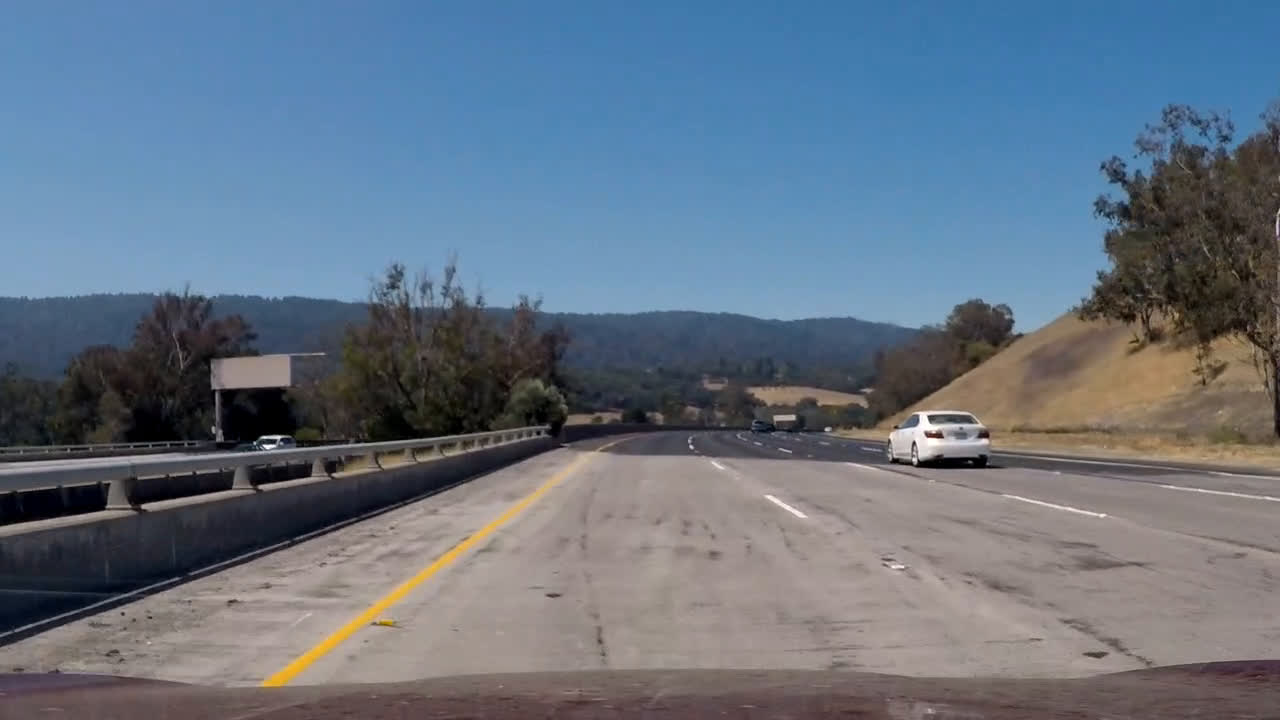
#> input picture test_images/test7.jpg, 1280 x 720 px; its folder holds only this picture in this run
$ jupyter execute --allow-errors CarND-Advanced-Lane-Lines.ipynb   (shell and % lines are left out)   (Python 2 division)   (older library calls are emulated)
#> lines starting #> are read from the running program, lines starting #| are printed output that depends on the picture
[cell 1]
import glob
import pickle

import cv2
import matplotlib.pyplot as plt
import matplotlib.image as mpimg
import numpy as np

# Transform

[cell 2]
# [10 lines left out: function draw_lines, not called in this run]

[cell 3]
# x2-x1/y2-y1 = x2-x3/y2-y3
def get_x3(x1, x2, y1, y2, y3):
    x3 = x2-(((x2-x1)/(y2-y1))*(y2-y3))
    return x3

[cell 4]
straight_lines_images = glob.glob('test_images/straight_lines*.jpg')
images = glob.glob('test_images/test*.jpg')

transform_pickle_path = 'wide_transform_pickle.p'

dist_pickle_path = 'wide_dist_pickle.p'
with open(dist_pickle_path, mode='rb') as f:
#> (reads wide_dist_pickle.p from the repository)
    dist_pickle = pickle.load(f)

mtx, dist = dist_pickle['mtx'], dist_pickle['dist']

[cell 5]
y1 = 700
y2 = 465
y3 = 450

left_x1 = 220
left_x2 = 573
left_x3 = get_x3(left_x1, left_x2, y1, y2, y3)

right_x1 = 1060
right_x2 = 710
right_x3 = get_x3(right_x1, right_x2, y1, y2, y3)

# source points for perspective transform
src_pt1 = [left_x3, y3]
src_pt2 = [right_x3, y3]
src_pt3 = [right_x1, y1]
src_pt4 = [left_x1, y1]
src = np.float32([src_pt1, src_pt2, src_pt3, src_pt4])

# distination points for perspective transform
dst_pt1 = [300, 0]
dst_pt2 = [1000, 0]
dst_pt3 = [1000, 720]
dst_pt4 = [300, 720]
dst = np.float32([dst_pt1, dst_pt2, dst_pt3, dst_pt4])

M = cv2.getPerspectiveTransform(src, dst)    # transform matrix used to transfrom the image to bird's eye view
Minv = cv2.getPerspectiveTransform(dst, src) # transform matrix used to transfrom the image from bird's eye view

[cell 6]
fig = plt.figure(figsize=(10, 15))

for idx, fname in enumerate(straight_lines_images):
    img = mpimg.imread(fname)
    img = cv2.undistort(img, mtx, dist, None, mtx)

    sub1 = plt.subplot(len(images), 2, (idx*2)+1)
    sub1.imshow(img)
    sub1.set_xticks(())
    sub1.set_yticks(())
    if idx == 0:
        sub1.set_title('Original Images')


    sub2 = plt.subplot(len(images), 2, (idx*2)+2)
    draw_lines(img, src)
    sub2.imshow(img)
    sub2.set_xticks(())
    sub2.set_yticks(())
    if idx == 0:
        sub2.set_title('original with source points')


fig.tight_layout()
plt.show()

[cell 7]
fig = plt.figure(figsize=(10, 15))


for idx, fname in enumerate(straight_lines_images):
    img = mpimg.imread(fname)
    img = cv2.undistort(img, mtx, dist, None, mtx)

    sub1 = plt.subplot(len(images), 2, (idx*2)+1)
    draw_lines(img, src)
    sub1.imshow(img)
    sub1.set_xticks(())
    sub1.set_yticks(())
    if idx == 0:
        sub1.set_title('Original images with source points')

    # get transformed images
    img_size = img.shape[1::-1]
    warped = cv2.warpPerspective(img, M, img_size, flags=cv2.INTER_LINEAR)

    sub2 = plt.subplot(len(images), 2, (idx*2)+2)
    draw_lines(warped, dst)
    sub2.imshow(warped)
    sub2.set_xticks(())
    sub2.set_yticks(())
    if idx == 0:
        sub2.set_title('Transformed images with destination points')

fig.tight_layout()
plt.show()

[cell 8]
# test the transformation on test images
fig = plt.figure(figsize=(10, 15))

for idx, fname in enumerate(images):
    img = mpimg.imread(fname)
#> img is the input picture: shape (720, 1280, 3); mean R, G, B 101.5, 115.2, 130.7
    img = cv2.undistort(img, mtx, dist, None, mtx)
    img_size = img.shape[1::-1]

    sub1 = plt.subplot(len(images), 2, (idx*2)+1)
    sub1.imshow(img, cmap='gray')
    sub1.set_xticks(())
    sub1.set_yticks(())
    if idx == 0:
        sub1.set_title('Images in normal view')

    warped = cv2.warpPerspective(img, M, img_size, flags=cv2.INTER_LINEAR)

    sub2 = plt.subplot(len(images), 2, (idx*2)+2)
    sub2.imshow(warped, cmap='gray')
    sub2.set_xticks(())
    sub2.set_yticks(())
    if idx == 0:
        sub2.set_title('Images in bird\'s eye view')


fig.tight_layout()
plt.show()

# Threshold

[cell 9]
# get thresholded images
def pipeline(img, l_thresh=(170, 180), s1_thresh=(70, 250), s2_thresh=(175, 250), sx_thresh=(20, 100), gray=True):
#> called with l_thresh = (170, 180), s1_thresh = (70, 250), s2_thresh = (175, 250), sx_thresh = (20, 100), gray = False
    img = np.copy(img)
    # Convert to HSV color space and separate the V channel
    hsv = cv2.cvtColor(img, cv2.COLOR_RGB2HLS).astype(np.float)
    l_channel = hsv[:,:,1]
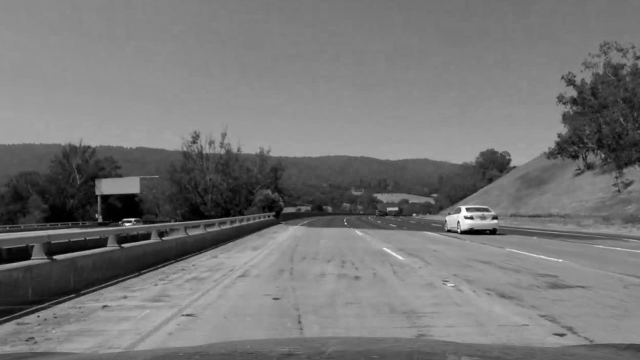
#> l_channel: shape (720, 1280) float64 (shown at 1/2 size); min 0, max 254, mean 117.7
    s_channel = hsv[:,:,2]
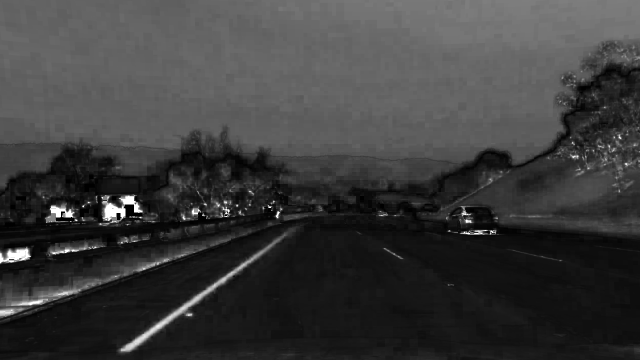
#> s_channel: shape (720, 1280) float64 (shown at 1/2 size); min 0, max 255, mean 59.6

    # Sobel x
    sobelx = cv2.Sobel(l_channel, cv2.CV_64F, 1, 0) # Take the derivative in x
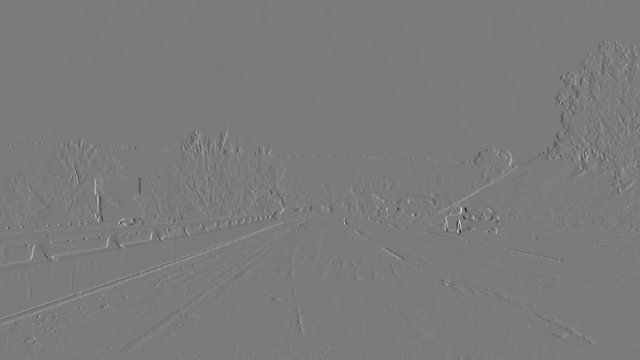
#> sobelx: shape (720, 1280) float64 (shown at 1/2 size); min -593, max 631, mean 0; drawn with min black and max white
    abs_sobelx = np.absolute(sobelx) # Absolute x derivative to accentuate lines away from horizontal
    scaled_sobel = np.uint8(255*abs_sobelx/np.max(abs_sobelx))

    # Threshold on x gradient
    sxbinary = np.zeros_like(scaled_sobel)
    sxbinary[(scaled_sobel >= sx_thresh[0]) & (scaled_sobel <= sx_thresh[1])] = 1

    # Threshold on s channel
    s_binary = np.zeros_like(s_channel)
    s_binary[(s_channel >= s2_thresh[0]) & (s_channel <= s2_thresh[1])] = 1

    # Threshold on s and l channel
    l_binary = np.zeros_like(l_channel)
    l_binary[(l_channel >= l_thresh[0]) & (l_channel <= l_thresh[1]) &
             (s_channel >= s1_thresh[0]) & (s_channel <= s1_thresh[1])] = 1

    if gray == True:
        binary_output = np.zeros_like(sxbinary)
        binary_output[(l_binary == 1) | (s_binary == 1) | (sxbinary == 1)] = 1
        return binary_output
    else:
        # Stack each channel
        # Note color_binary[:, :, 0] is all 0s, effectively an all black image. It might
        # be beneficial to replace this channel with something else.
        color_binary = np.dstack(( l_binary, sxbinary, s_binary))
        return color_binary

[cell 10]
fig = plt.figure(figsize=(10, 15))

for idx, fname in enumerate(images):
    img = mpimg.imread(fname)
    img = cv2.undistort(img, mtx, dist, None, mtx)
    img_size = img.shape[1::-1]

    wraped = cv2.warpPerspective(img, M, img_size, flags=cv2.INTER_LINEAR)
    sub1 = plt.subplot(len(images), 2, (idx*2)+1)
    sub1.imshow(wraped)
    sub1.set_xticks(())
    sub1.set_yticks(())
    if idx == 0:
        sub1.set_title('Images in bird\'s eye view')


    wraped_binary = pipeline(img, gray=False)
    wraped_binary = cv2.warpPerspective(wraped_binary, M, img_size, flags=cv2.INTER_LINEAR)
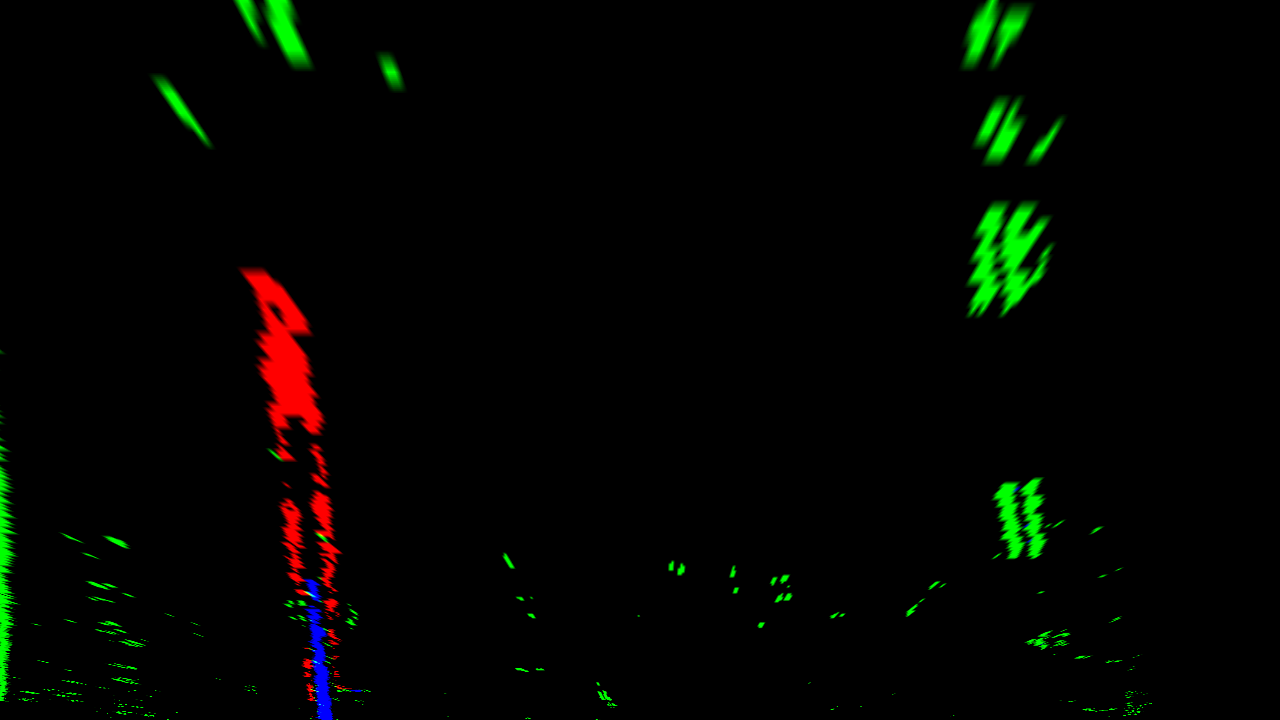
#> wraped_binary: shape (720, 1280, 3) float64; mean R, G, B 0.00968, 0.0181, 0.0017
    sub2 = plt.subplot(len(images), 2, (idx*2)+2)
    sub2.imshow(wraped_binary, cmap='gray')
    sub2.set_xticks(())
    sub2.set_yticks(())
    if idx == 0:
        sub2.set_title('Images after applying threshold')


fig.tight_layout()
plt.show()
#> (the rest of the program and of its run is left out)
